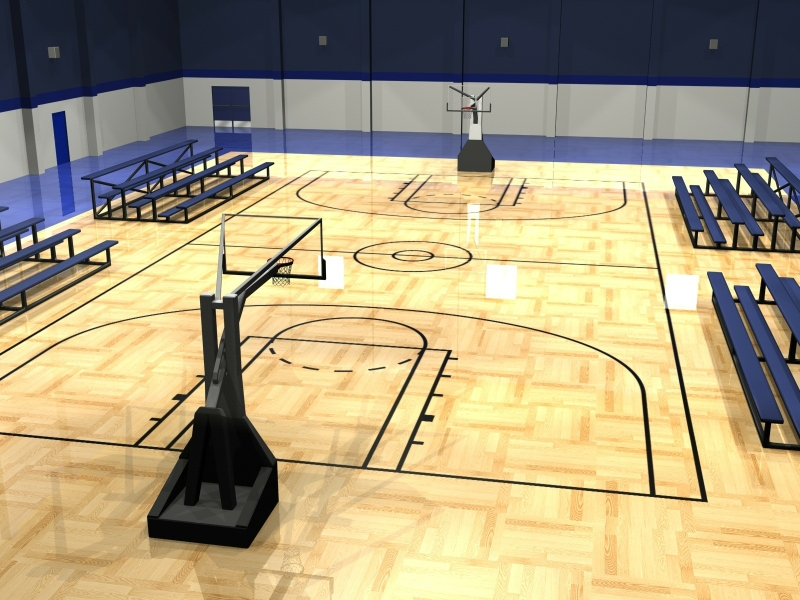
%> input picture court.jpg, 800 x 600 px
$ octave q4a.m   (GNU Octave 9; MATLAB toolbox functions it lacks are replaced by stand-ins)
%> lines starting %> are read from the running program, lines starting %| are printed output that depends on the picture; in (x1, y1, x2, y2) boxes, pixels count from 0 and x2, y2 are one past the last pixel; in counts of white or black regions, pixels touching at a corner belong together; the program's own positions count from 1
I = imread('court.jpg');
%> I is the input picture: size 600x800x3 uint8; mean R, G, B 172.9, 159.9, 126.6
I = rgb2gray(I);
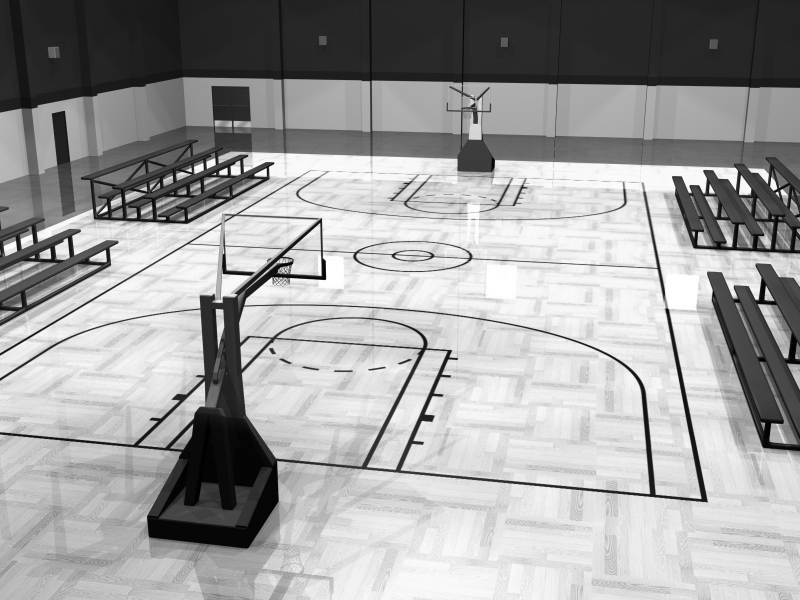
%> I: size 600x800 uint8; min 0, max 255, mean 160
edges = edge(I, 'canny', [0.2 0.25], 1);
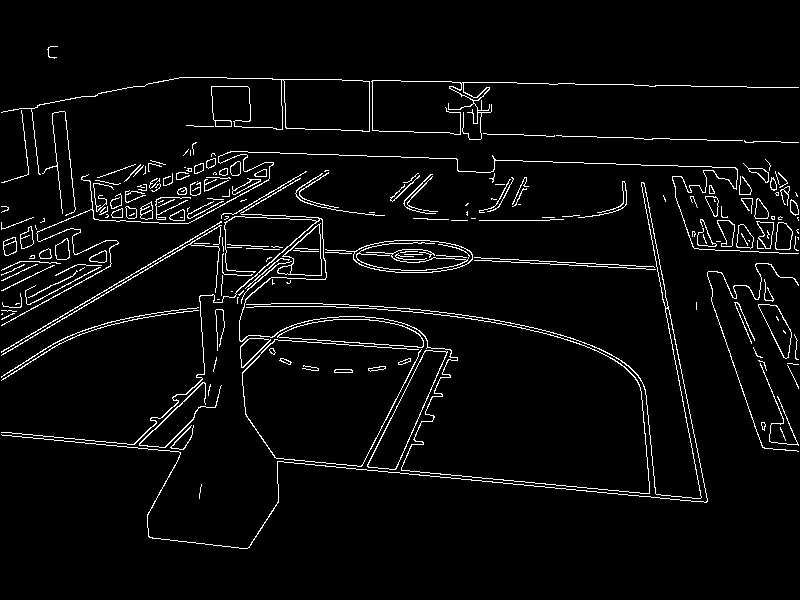
%> edges: size 600x800 logical; 4.2% white in thin lines or dots, all inside (x1, y1, x2, y2) = (1, 46, 799, 549)
imshow(edges)

$ run again, with mountains.jpg copied over court.jpg
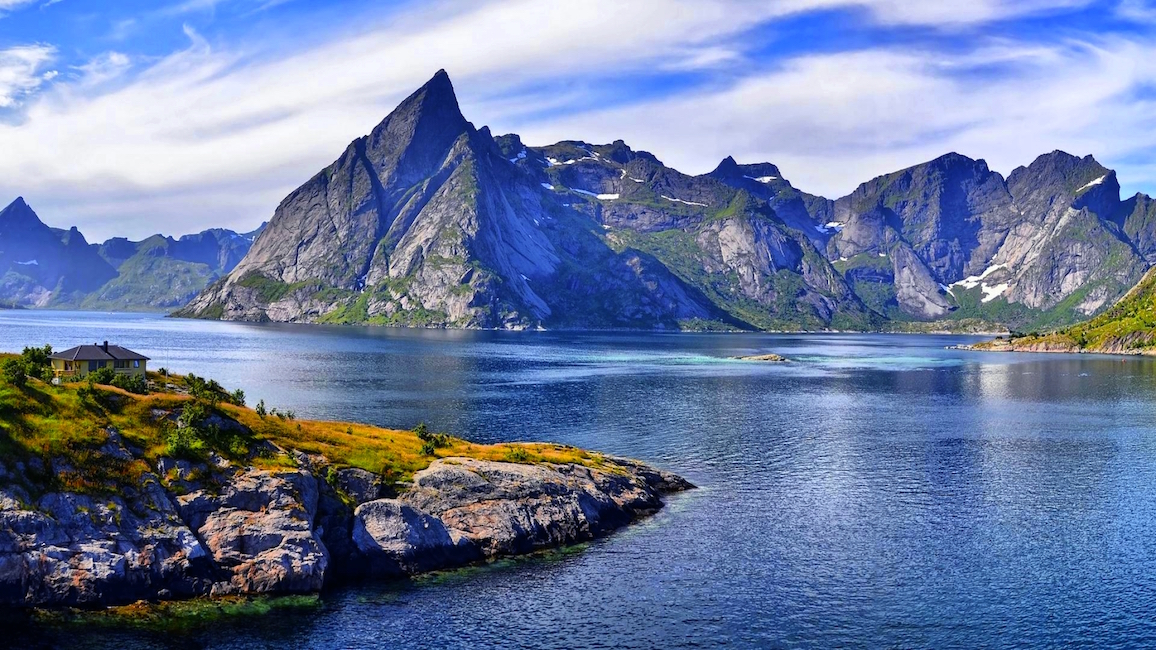
%> input picture mountains.jpg, 1156 x 650 px
%> I is the input picture: size 650x1156x3 uint8; mean R, G, B 108.4, 124.5, 161.6
%> `I = rgb2gray(I);`:
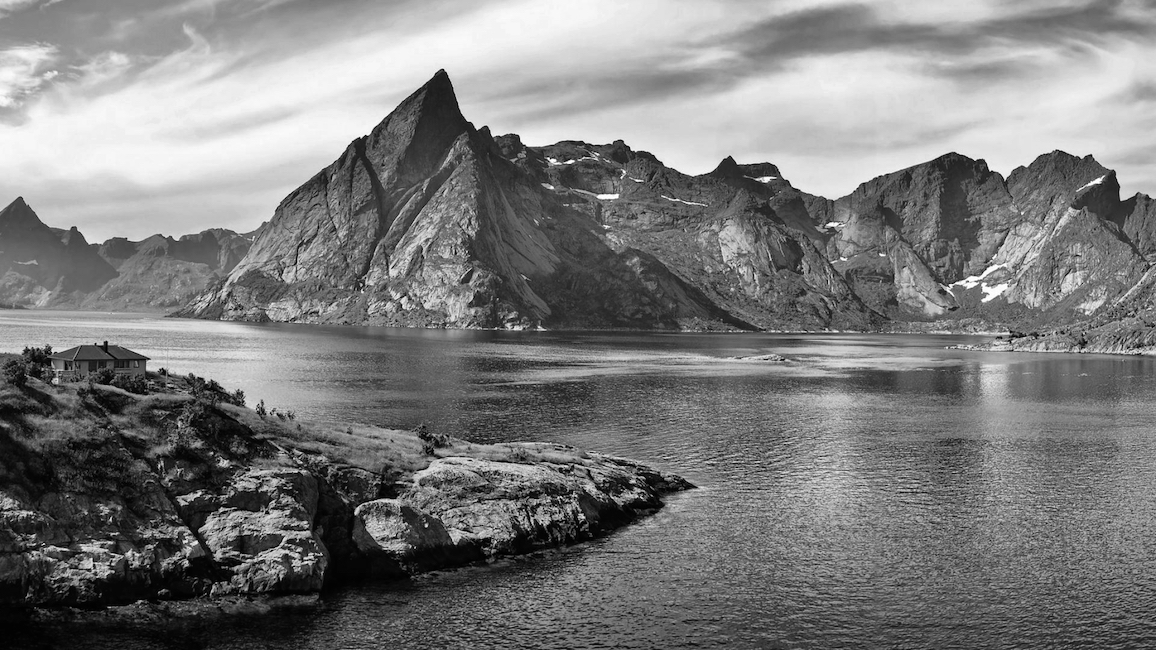
%> I: size 650x1156 uint8; min 0, max 255, mean 123.9
%> `edges = edge(I, 'canny', [0.2 0.25], 1);`:
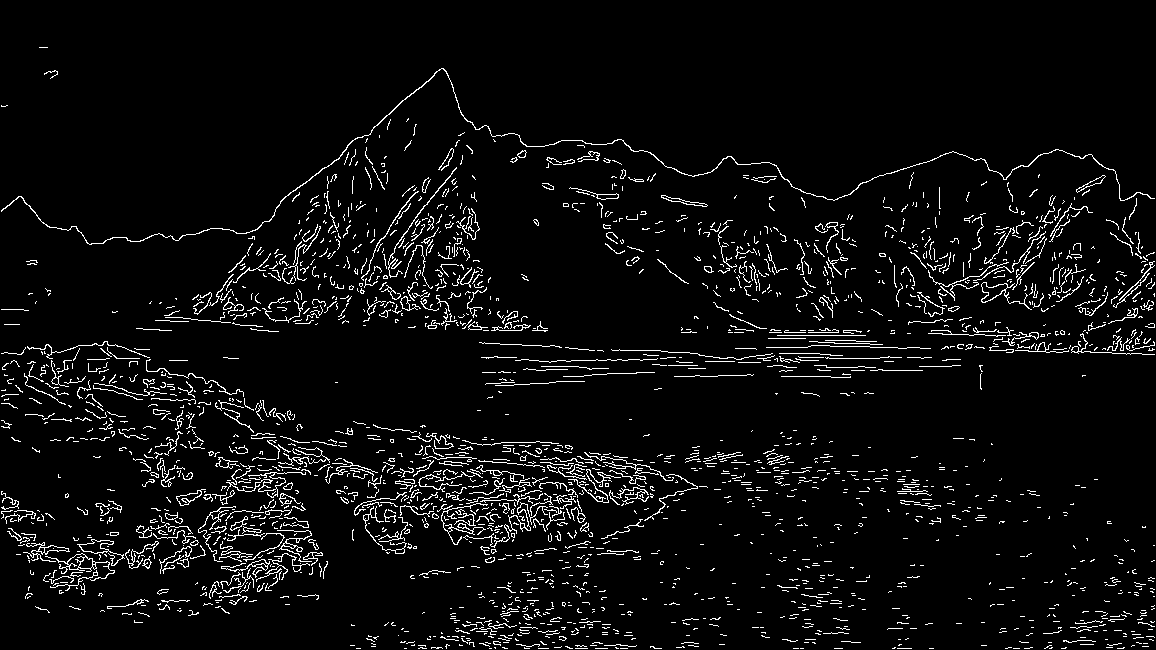
%> edges: size 650x1156 logical; 4.9% white in thin lines or dots
